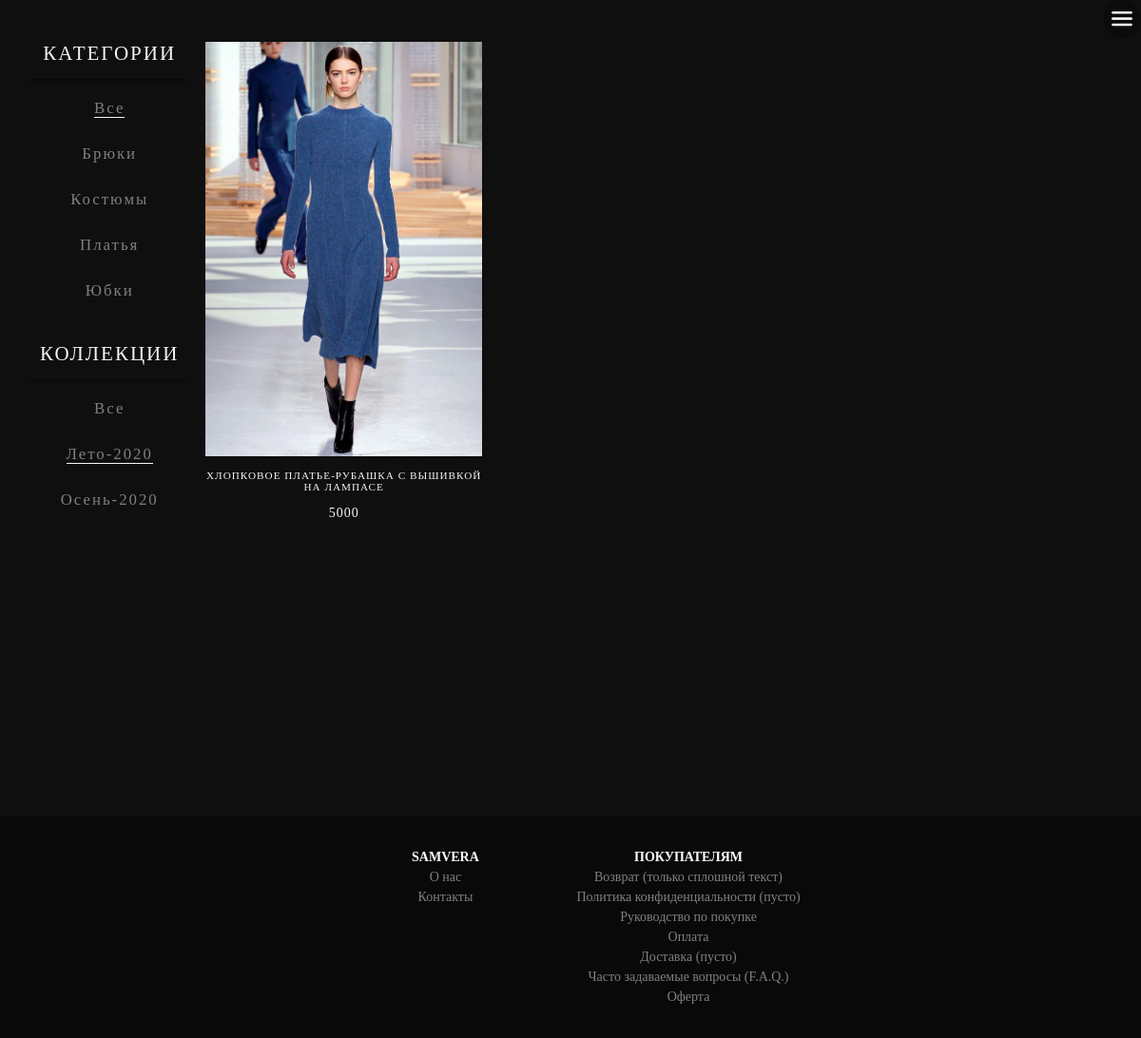
Page /catalog/collection/leto-2020 on the earlier database version.
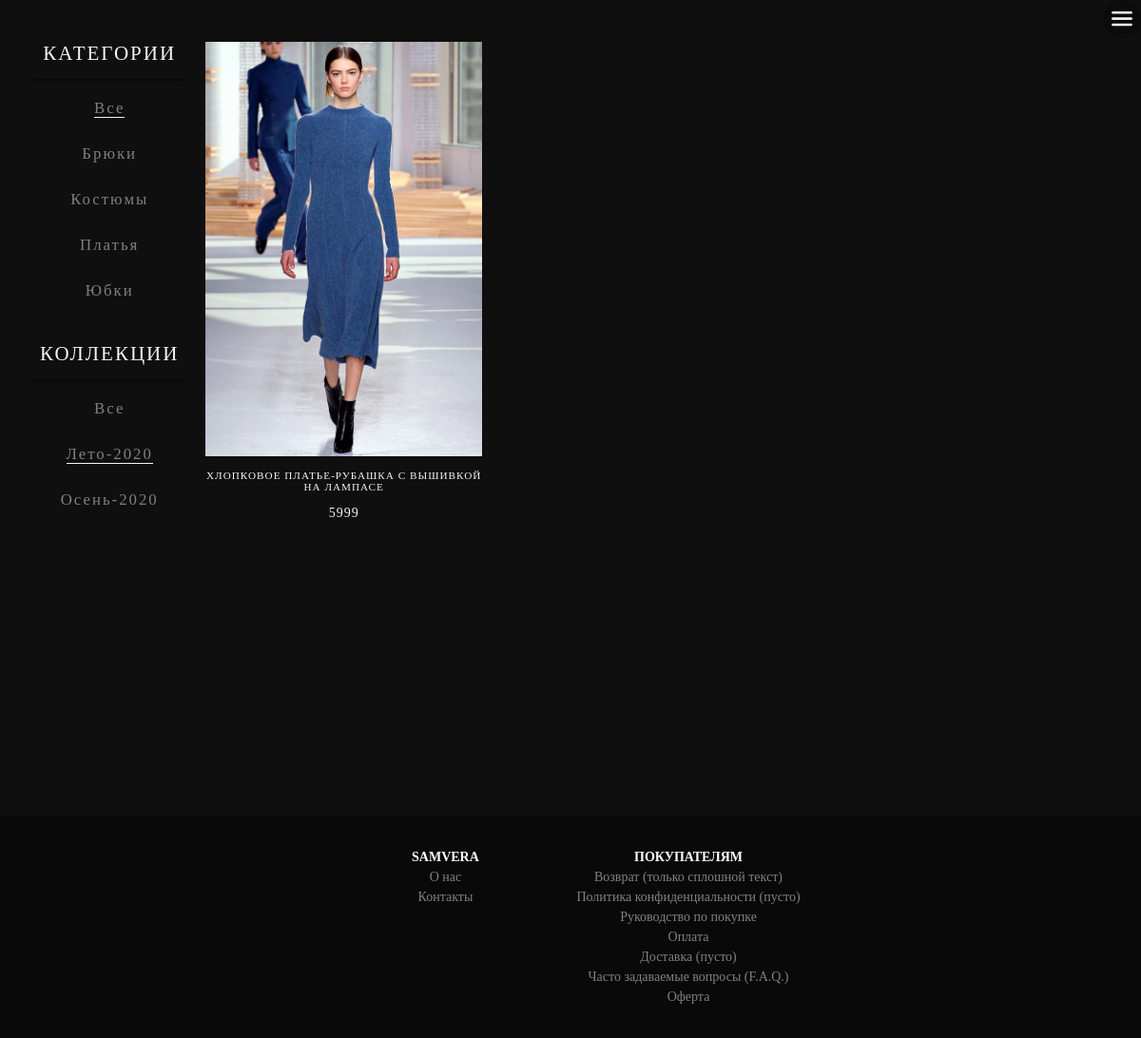
Same page on the later database version.
### app/models.py (models this page shows, shortened)
class Category(models.Model):
    title = models.CharField("Название категории", db_index=True, max_length=50, help_text="(Например: Платья, юбки, костюмы)")
    slug = models.SlugField(max_length=200, db_index=True, unique=True, help_text="url адресс данной категории", blank=True)
    data_create = models.DateField("Дата создания категории", auto_now_add=True)
    data_change = models.DateField("Дата изменения категории", auto_now=True)
    def __str__(self):
        return self.title
    def get_absolute_url(self):
        return reverse('tovarbycategory', args=[self.slug])
    class Meta:
        ordering = ['title']
        verbose_name = 'Категория'
        verbose_name_plural = 'Категории'

class Collection(models.Model):
    title = models.CharField("Название коллекции", db_index=True, max_length=50, help_text='Краткое название коллекции. Например: "Зима-Лето 2020"')
    slug = models.SlugField(max_length=200, db_index=True, unique=True, help_text="url адресс данной коллекции", blank=True)
    data_create = models.DateField("Дата создания коллекции", auto_now_add=True)
    data_change = models.DateField("Дата изменения коллекции", auto_now=True)
    image = models.ImageField(upload_to='gallery/kollection')
    def __str__(self):
        return self.title
    def get_absolute_url(self):
        return reverse('tovarbycollection', args=[self.slug])
    class Meta:
        ordering = ['-data_create',]
        verbose_name = "Коллекция товаров"
        verbose_name_plural = "Коллекции товаров"

class Tovar(models.Model):
    kod = models.UUIDField(default=uuid.uuid1)
    title = models.CharField("Название изделия", db_index=True, max_length=50)
    slug = models.SlugField("url адресс товара", db_index=True, max_length=50, unique=True, blank=True)
    descr = models.TextField("Описание товара")
    uhod = models.TextField("Уход за изделием")
    sebestoimost = models.PositiveIntegerField("Себестоимость товара")
    cost = models.PositiveIntegerField("Цена для клиента", default=5000)
    data_create = models.DateField("Дата добавления товара", auto_now_add=True)
    hidden = models.BooleanField("Видимость для покупателя", help_text="Признак видимости товара на сайте", default=True)
    category = models.ForeignKey(Category, on_delete=models.CASCADE, default=1, related_name='tovaritems', verbose_name='Категория товара')
    collection = models.ForeignKey(Collection, on_delete=models.CASCADE, null=True, blank=True, default=1, related_name='collectionparts', verbose_name='В составе коллекции')
    @property
    def random_image(self):
        v = Variaciya.objects.filter(tovar=self.id).order_by('?')[:1]
        g = Gallery.objects.filter(product=v[0].id).order_by('?')[:1]
        if g.count() == 0:
            return "gallery/no_image.png"
        else:
            return g[0].image
    def count_var(self):
        vars = Variaciya.objects.filter(tovar=self)
        return vars.count()
    count_var.short_description = 'Кол-во вариаций'
    class Meta:
        ordering = ['title']
        index_together = [
            ['id', 'slug']
        ]
        verbose_name = "Изделие"
        verbose_name_plural = "Изделия"

class Variaciya(models.Model):
    tovar = models.ForeignKey(Tovar, on_delete=models.CASCADE, related_name='variacii')
    article = models.UUIDField(default=uuid.uuid4)
    consignments = models.ManyToManyField(consignment)
    color = ColorField('Цвет материала', default='#FF0000')
    color_text = models.CharField("Название цвета", max_length=25, default='Красный')
    size = models.TextField("Размер", default="S")
    obmer = models.TextField("Обмеры")
    model = models.TextField("Параметры модели")
    count_sklad = models.IntegerField("Количество на складах", default=0, help_text="Считается автоматом при создании накладных и заказов")
    class Meta:
        verbose_name = "Вариация изделия"
        verbose_name_plural = "Вариации изделий"

class Gallery(models.Model):
    image = models.ImageField(upload_to='gallery/')
    product = models.ForeignKey(Variaciya, on_delete=models.CASCADE, related_name="gallery")
    def image_img(self):
        if self.image:
            return mark_safe(u'<img src="{0}" width="100"/>'.format(self.image.url))
        else:
            return mark_safe(u'<img src="{0}" width="100"/>'.format("gallery/no_image.png"))
    image_img.short_description = 'Картинка'
    image_img.allow_tags = True
    class Meta:
        verbose_name = "Фото вариации"
        verbose_name_plural = "Фотографии вариации"

### app/views/views.py (the view)
# urls.py: path('catalog/', views.tovarlist_collection, name='tovarbycollection'),
def tovarlist_collection(request, collection_slug=None):
    template = 'app/catalog/catalog.html'
    context = {}
    coll = None
    tovary = models.Tovar.objects.filter(hidden=True, variacii__count_sklad__gt = 0, variacii__in_variacii__consignments__closed = True)
    if collection_slug:
        coll = get_object_or_404(models.Collection, slug=collection_slug)
        tovary = tovary.filter(collection=coll)
    context['collection'] = coll
    context['tovary'] = tovary
    return render(
        request,
        template,
        context,
    )

### app/context_processors.py (called while the page is built)
def categories(request):
    return {'categories': Category.objects.all()}

def collections(request):
    return {'collections': Collection.objects.all()}

### cart/cart.py (called while the page is built)
    def __len__(self):
        return sum(item['kolvo'] for item in self.cart.values())

### cart/context_processors.py (called while the page is built)
def cart(request):
    return {'cart': Cart(request)}

### app/templates/app/catalog/catalog.html (shortened to what this page needs)
{% extends "app/layout.html" %}
{% load staticfiles %}
{% block css %}
<link rel="stylesheet" type="text/css" href="{% static 'app/content/css/catalog/catalog.css' %}" />
{% endblock %}
{% block content %}
<div class="main_content">
    <div class="catalog_content">
        <div class="category">
            <div class="category_block">
                <div class="category_item category_item__title">
                    <p>Категории</p>
                </div>
                <div class="category_items_block">
                    <div class="category_item {% if None == category %}category_item__select{% endif %}">
                        <a href="{% url 'tovarbycategory' %}">Все</a>
                    </div>
                    {% for item in categories %}
                    <div class="category_item {% if item == category %}category_item__select{% endif %}">
                        <a href="{{ item.get_absolute_url }}">{{ item }}</a>
                    </div>
                    {% endfor %}
                </div>
            </div>
            <br>
            <div class="collection_block">
                <div class="category_item category_item__title">
                    <p>Коллекции</p>
                </div>
                <div class="collection_items_block">
                    <div class="category_item {% if None == collection %}category_item__select{% endif %}">
                        <a href="{% url 'tovarbycollection' %}">Все</a>
                    </div>
                    {% for item in collections %}
                    <div class="category_item {% if item == collection %}category_item__select{% endif %}">
                        <a href="{{ item.get_absolute_url }}">{{ item }}</a>
                    </div>
                    {% endfor %}
                </div>
            </div>
        </div>
        <div class="catalog-items">
            {% if tovary %}
            {% for item in tovary %}
            <div class="container" style="{% if not item.hidden %}opacity: .5;{% endif %}">
                <a href="{% url 'thing' item.id item.slug %}" class="container-item">
                    <div class="img_container">
                        <img src="/media/{{item.random_image}}" alt="" width="100%" srcset="">
                    </div>
                    <div class="title">{{ item.title }}</div>
                    <div class="cost">{{ item.cost }}</div>
                </a>
            </div>
            {% endfor %}
            {% else %}
            <div class="container_not_items">
                <p>Извините, но товаров данной категории нет.</p>
            </div>
            {% endif %}
        </div>
    </div>
</div>
{% endblock %}

### app/templates/app/layout.html (shortened to what this page needs)
﻿<!DOCTYPE html>
<html class="dark">
<head>
    {% load staticfiles %}
    <link rel="stylesheet" type="text/css" href="{% static 'app/content/css/main.css' %}" />
    <link rel="stylesheet" type="text/css" href="{% static 'app/content/css/full_screen_menu.css' %}" />
    <link rel="stylesheet" type="text/css" href="{% static 'app/content/css/mob_menu.css' %}" />
    <link rel="stylesheet" type="text/css" href="{% static 'app/slick/slick.css' %}" />
    <link rel="stylesheet" type="text/css" href="{% static 'app/slick/slick-theme.css' %}" />
    {% block css %}{% endblock %}
</head>
<body style="overflow-x: hidden;">
    <nav id="nav" class="" role="navigation">
        <a href="#nav" id="nav__korz" class="nav__toggle" role="button" aria-expanded="false" aria-controls="menu">
        </a>
    </nav>
    <div class="blur" id="blur">
        <div class="block_screen">
        {% block content %}{% endblock %}
        {% block footer %}
        </div>
        <div class="line"></div>
        <footer>
            <ul class="bottom-menu__list">
                <li class="bottom-menu__item">
                    <span class="bottom-menu__link centaur">SAMVERA</span>
                    <ul class="bottom-menu__sub">
                        <li class="bottom-menu__sub-item">
                            <a href="/about/about" class="bottom-menu__sub-link">О нас</a>
                        </li>
                        <li class="bottom-menu__sub-item">
                            <a href="/about/contacts" class="bottom-menu__sub-link">Контакты</a>
                        </li>
                    </ul>
                </li>
                <li class="bottom-menu__item">
                    <span class="bottom-menu__link">Покупателям</span>
                    <ul class="bottom-menu__sub">
                        <li class="bottom-menu__sub-item">
                            <a href="/info/vozvrattovar" class="bottom-menu__sub-link">Возврат (только сплошной текст)</a>
                        </li>
                        <li class="bottom-menu__sub-item">
                            <a href="/info/politika-konfidencialnosti" class="bottom-menu__sub-link">
                                Политика
                                конфиденциальности (пусто)
                            </a>
                        </li>
                        <li class="bottom-menu__sub-item">
                            <a href="/info/rukovodstvo-po-pokupke" class="bottom-menu__sub-link">Руководство по покупке</a>
                        </li>
                        <li class="bottom-menu__sub-item">
                            <a href="/info/oplata" class="bottom-menu__sub-link">Оплата</a>
                        </li>
                        <li class="bottom-menu__sub-item">
                            <a href="/info/dostavka" class="bottom-menu__sub-link">Доставка (пусто)</a>
                        </li>
                        <li class="bottom-menu__sub-item">
                            <a href="/info/faq" class="bottom-menu__sub-link">Часто задаваемые вопросы (F.A.Q.)</a>
                        </li>
                        <li class="bottom-menu__sub-item">
                            <a href="/info/oferta" class="bottom-menu__sub-link">Оферта</a>
                        </li>
                    </ul>
                </li>
            </ul>
        </footer>
        {% endblock %}
    </div>
</body>
</html>

### app/static/app/content/css/main.css (style rules this page uses)
.dark * { color: whitesmoke; -moz-transition: color cubic-bezier(0.22, 0.61, 0.36, 1) 0.35s; -o-transition: color cubic-bezier(0.22, 0.61, 0.36, 1) 0.35s; -webkit-transition: color cubic-bezier(0.22, 0.61, 0.36, 1) 0.35s; transition: color cubic-bezier(0.22, 0.61, 0.36, 1) 0.35s; }
.dark body { background-color: #0f0f0f; }
.dark a { color: gray; }
.dark .nav__toggle, .dark .nav__toggleC { background: transparent; text-decoration: none; background-color: rgba(0, 0, 0, 0.25); }
.dark .menuicon { color: white; }
.dark footer { background-color: #090909; }
* { font-family: 'Times New Roman', Times, serif; padding: 0; margin: 0; -moz-box-sizing: border-box; -webkit-box-sizing: border-box; box-sizing: border-box; text-align: center; color: whitesmoke; font-size: 14px; text-decoration: none; }
html { scroll-behavior: smooth; }
.block_screen { min-height: 100vh; }
.bottom-menu__list { text-align: center; display: flex; width: 80%; margin: 0rem auto; justify-content: center; flex-wrap: wrap; }
@media only screen and (min-width: 560px) and (min-width: 300px) { .bottom-menu__list { font-size: 16px; } }
@media only screen and (min-width: 560px) and (min-width: 480px) { .bottom-menu__list { font-size: 16px; } }
@media only screen and (min-width: 560px) and (min-width: 560px) { .bottom-menu__list { font-size: 16px; } }
@media only screen and (min-width: 560px) and (min-width: 640px) { .bottom-menu__list { font-size: 18px; } }
@media only screen and (min-width: 560px) and (min-width: 768px) { .bottom-menu__list { font-size: 18px; } }
@media only screen and (min-width: 560px) and (min-width: 1024px) { .bottom-menu__list { font-size: 18px; } }
.bottom-menu__list .bottom-menu__item { vertical-align: top; text-align: left; margin: 1rem; min-width: 220px; list-style: none; }
.bottom-menu__list .bottom-menu__item .bottom-menu__link { text-transform: uppercase; display: block; font-weight: bold; }
.bottom-menu__list .bottom-menu__item .bottom-menu__sub { margin: 0; padding: 0; list-style: none; }
.bottom-menu__list .bottom-menu__item .bottom-menu__sub .bottom-menu__sub-item { list-style: none; margin-top: 5px; }
.bottom-menu__list .bottom-menu__item .bottom-menu__sub .bottom-menu__sub-item .bottom-menu__sub-link { text-decoration: none; }
.nav__toggle, .nav__toggleC { position: fixed; z-index: 10; padding: 0; border: 0; background: transparent; outline: 0; right: 0px; top: 0px; cursor: pointer; border-radius: 50%; transition: background-color .15s linear; text-decoration: none; background-color: rgba(0, 0, 0, 0.25); }
.menuicon { display: block; cursor: pointer; color: white; transform: rotate(0deg); transition: 0.3s cubic-bezier(0.165, 0.84, 0.44, 1); }
.main_content { margin: auto; padding: 2rem; }
.line { width: 80%; height: 1px; margin: 3rem auto 0px auto; }
footer { z-index: 0; padding: 1.5rem 0; background-color: #090909; }

### app/templates/app/layout.html (style rules this page uses)
#nav { position: absolute; top: 0; right: 0; z-index: 10; height: 0; }

Differences in the rows shown:
changed Tovar "ХЛОПКОВОЕ ПЛАТЬЕ-РУБАШКА С ВЫШИВКОЙ НА ЛАМПАСЕ": cost "5000" → "5999"
